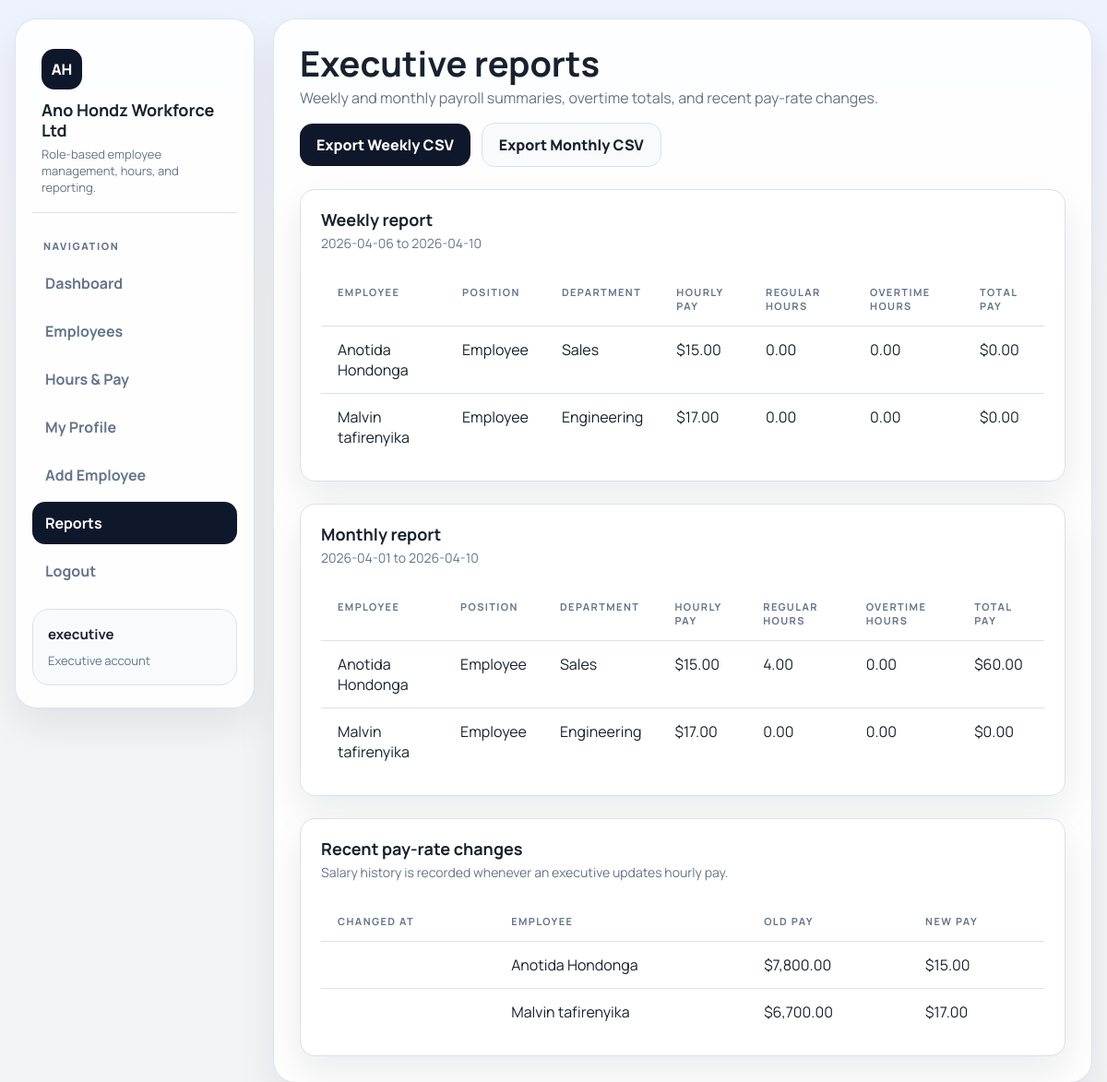
/reports/ (signed in), run on the app's committed database.
### tables this page shows
CREATE TABLE users (
            id INTEGER PRIMARY KEY AUTOINCREMENT,
            username TEXT NOT NULL UNIQUE,
            password_hash TEXT NOT NULL,
            role TEXT NOT NULL CHECK(role IN ('executive', 'employee')),
            employee_id INTEGER UNIQUE,
            created_at TEXT NOT NULL DEFAULT CURRENT_TIMESTAMP,
            FOREIGN KEY (employee_id) REFERENCES employees(id)
        );

CREATE TABLE employees (
            id INTEGER PRIMARY KEY,
            first_name TEXT NOT NULL,
            last_name TEXT NOT NULL,
            salary REAL NOT NULL,
            email TEXT NOT NULL UNIQUE
        , dept_id INTEGER REFERENCES departments(dept_id), job_title TEXT, overtime_rate REAL NOT NULL DEFAULT 1.5, schedule TEXT NOT NULL DEFAULT 'Mon-Fri 9:00 AM - 5:00 PM', address TEXT NOT NULL DEFAULT '', phone TEXT NOT NULL DEFAULT '');

CREATE TABLE salary_history (
            record_id INTEGER PRIMARY KEY AUTOINCREMENT,
            emp_id INTEGER,
            old_salary REAL,
            new_salary REAL,
            change_date TEXT, changed_by INTEGER,
            FOREIGN KEY (emp_id) REFERENCES employees(id)
        );

### ems_app/reports.py (the view)
@bp.route("/")
@executive_required
def index():
    weekly_rows, weekly_start, weekly_end = fetch_report_rows("weekly")
    monthly_rows, monthly_start, monthly_end = fetch_report_rows("monthly")
    recent_salary_changes = get_db().execute(
        """
        SELECT
            sh.change_date,
            sh.old_salary,
            sh.new_salary,
            e.first_name,
            e.last_name
        FROM salary_history sh
        JOIN employees e ON e.id = sh.emp_id
        ORDER BY sh.change_date DESC
        LIMIT 10
        """
    ).fetchall()
    return render_template(
        "reports.html",
        active_page="reports",
        weekly_rows=weekly_rows,
        weekly_start=weekly_start,
        weekly_end=weekly_end,
        monthly_rows=monthly_rows,
        monthly_start=monthly_start,
        monthly_end=monthly_end,
        recent_salary_changes=recent_salary_changes,
    )

### ems_app/auth.py (called while the page is built)
def login_required(view):
    @wraps(view)
    def wrapped_view(*args, **kwargs):
        if g.user is None:
            return redirect(url_for("auth.login", next=request.full_path.rstrip("?")))
        return view(*args, **kwargs)
    return wrapped_view

def executive_required(view):
    @wraps(view)
    @login_required
    def wrapped_view(*args, **kwargs):
        if g.user["role"] != "executive":
            flash("Executive access is required for that page.", "error")
            return redirect(url_for("employees.dashboard"))
        return view(*args, **kwargs)
    return wrapped_view

@bp.before_app_request
def load_logged_in_user():
    user_id = session.get("user_id")
    if user_id is None:
        g.user = None
        return
    db = get_db()
    g.user = db.execute(
        """
        SELECT
            u.id,
            u.username,
            u.role,
            u.employee_id,
            e.first_name,
            e.last_name,
            e.email,
            e.job_title,
            e.salary,
            e.overtime_rate,
            e.schedule,
            e.address,
            e.phone,
            d.dept_name AS department_name
        FROM users u
        LEFT JOIN employees e ON e.id = u.employee_id
        LEFT JOIN departments d ON d.dept_id = e.dept_id
        WHERE u.id = ?
        """,
        (user_id,),
    ).fetchone()

### ems_app/db.py (called while the page is built)
def get_db():
    if "db" not in g:
        g.db = sqlite3.connect(current_app.config["DATABASE"])
        g.db.row_factory = sqlite3.Row
        g.db.execute("PRAGMA foreign_keys = ON")
    return g.db

### ems_app/reports.py (called while the page is built)
def get_period_bounds(period):
    today = date.today()
    if period == "monthly":
        start = today.replace(day=1)
        end = today
    else:
        start = today - timedelta(days=today.weekday())
        end = today
    return start.isoformat(), end.isoformat()

### templates/reports.html (shortened to what this page needs)
{% extends "base.html" %}
{% block content %}
<div class="page-header">
  <div>
    <h2>Executive reports</h2>
    <p>Weekly and monthly payroll summaries, overtime totals, and recent pay-rate changes.</p>
  </div>
  <div class="toolbar">
    <a href="{{ url_for('reports.export_csv', period='weekly') }}" class="btn btn-primary">Export Weekly CSV</a>
    <a href="{{ url_for('reports.export_csv', period='monthly') }}" class="btn btn-secondary">Export Monthly CSV</a>
  </div>
</div>
<section class="card">
  <div class="panel-head">
    <div>
      <h3>Weekly report</h3>
      <p>{{ weekly_start }} to {{ weekly_end }}</p>
    </div>
  </div>
  <div class="panel-body">
    <div class="table-wrap">
      <table>
        <thead>
          <tr><th>Employee</th><th>Position</th><th>Department</th><th>Hourly Pay</th><th>Regular Hours</th><th>Overtime Hours</th><th>Total Pay</th></tr>
        </thead>
        <tbody>
          {% for row in weekly_rows %}
            <tr>
              <td>{{ row.first_name }} {{ row.last_name }}</td>
              <td>{{ row.job_title }}</td>
              <td>{{ row.department_name }}</td>
              <td>{{ row.salary|currency }}</td>
              <td>{{ row.regular_hours|hours }}</td>
              <td>{{ row.overtime_hours|hours }}</td>
              <td>{{ row.total_pay|currency }}</td>
            </tr>
          {% endfor %}
        </tbody>
      </table>
    </div>
  </div>
</section>
<section class="card">
  <div class="panel-head">
    <div>
      <h3>Monthly report</h3>
      <p>{{ monthly_start }} to {{ monthly_end }}</p>
    </div>
  </div>
  <div class="panel-body">
    <div class="table-wrap">
      <table>
        <thead>
          <tr><th>Employee</th><th>Position</th><th>Department</th><th>Hourly Pay</th><th>Regular Hours</th><th>Overtime Hours</th><th>Total Pay</th></tr>
        </thead>
        <tbody>
          {% for row in monthly_rows %}
            <tr>
              <td>{{ row.first_name }} {{ row.last_name }}</td>
              <td>{{ row.job_title }}</td>
              <td>{{ row.department_name }}</td>
              <td>{{ row.salary|currency }}</td>
              <td>{{ row.regular_hours|hours }}</td>
              <td>{{ row.overtime_hours|hours }}</td>
              <td>{{ row.total_pay|currency }}</td>
            </tr>
          {% endfor %}
        </tbody>
      </table>
    </div>
  </div>
</section>
<section class="card">
  <div class="panel-head">
    <div>
      <h3>Recent pay-rate changes</h3>
      <p>Salary history is recorded whenever an executive updates hourly pay.</p>
    </div>
  </div>
  <div class="panel-body">
    {% if recent_salary_changes %}
      <div class="table-wrap">
        <table>
          <thead>
            <tr><th>Changed At</th><th>Employee</th><th>Old Pay</th><th>New Pay</th></tr>
          </thead>
          <tbody>
            {% for row in recent_salary_changes %}
              <tr>
                <td>{{ row.changed_at }}</td>
                <td>{{ row.first_name }} {{ row.last_name }}</td>
                <td>{{ row.old_salary|currency }}</td>
                <td>{{ row.new_salary|currency }}</td>
              </tr>
            {% endfor %}
          </tbody>
        </table>
      </div>
    {% else %}
      <p class="empty">No pay changes have been recorded yet.</p>
    {% endif %}
  </div>
</section>
{% endblock %}

### templates/base.html (shortened to what this page needs)
<!DOCTYPE html>
<html lang="en">
<head>
</head>
<body>
  <div class="shell">
    <aside>
      <div class="brand">
        <div class="brand-mark">AH</div>
        <h1>Ano Hondz Workforce Ltd</h1>
        <p>Role-based employee management, hours, and reporting.</p>
      </div>
      <div class="nav-label">Navigation</div>
      <nav>
        {% if g.user %}
          <a href="{{ url_for('employees.dashboard') }}" class="nav-link{% if active_page == 'dashboard' %} active{% endif %}">Dashboard</a>
          <a href="{{ url_for('employees.employee_directory') }}" class="nav-link{% if active_page == 'employees' %} active{% endif %}">Employees</a>
          <a href="{{ url_for('employees.hours') }}" class="nav-link{% if active_page == 'hours' %} active{% endif %}">Hours & Pay</a>
          <a href="{{ url_for('employees.profile') }}" class="nav-link{% if active_page == 'profile' %} active{% endif %}">My Profile</a>
          {% if g.user['role'] == 'executive' %}
            <a href="{{ url_for('employees.add_employee') }}" class="nav-link{% if active_page == 'add-employee' %} active{% endif %}">Add Employee</a>
            <a href="{{ url_for('reports.index') }}" class="nav-link{% if active_page == 'reports' %} active{% endif %}">Reports</a>
          {% endif %}
          <a href="{{ url_for('auth.logout') }}" class="nav-link">Logout</a>
        {% endif %}
      </nav>
      {% if g.user %}
        <div class="user-card">
          <strong>{{ g.user['username'] }}</strong>
          <span>{{ g.user['role'].title() }} account</span>
        </div>
      {% endif %}
    </aside>
    <main>
      {% block content %}{% endblock %}
    </main>
  </div>
</body>
</html>

### templates/base.html (style rules this page uses)
* { box-sizing: border-box; margin: 0; padding: 0; }
:root { --bg: #f3f4f6; --panel: #ffffff; --surface: #f8fafc; --border: #dbe1ea; --text: #18212f; --muted: #64748b; --accent: #0f172a; --accent-soft: #e2e8f0; --success: #0f9d58; --danger: #d93025; --radius: 16px; --shadow: 0 18px 40px rgba(15, 23, 42, 0.08); }
body { background: linear-gradient(180deg, #eef2ff 0%, var(--bg) 30%); color: var(--text); font-family: "Manrope", "Segoe UI", sans-serif; min-height: 100vh; }
.shell { width: min(1240px, calc(100% - 32px)); margin: 20px auto; display: grid; grid-template-columns: 260px 1fr; gap: 20px; }
aside, main { background: rgba(255,255,255,0.88); backdrop-filter: blur(10px); border: 1px solid rgba(219, 225, 234, 0.9); border-radius: 24px; box-shadow: var(--shadow); }
aside { padding: 24px 18px; position: sticky; top: 20px; height: fit-content; }
main { padding: 28px; display: flex; flex-direction: column; gap: 24px; }
.brand { padding: 8px 10px 18px; border-bottom: 1px solid var(--border); margin-bottom: 18px; }
.brand-mark { width: 44px; height: 44px; border-radius: 14px; background: var(--accent); color: #fff; display: grid; place-items: center; font-weight: 800; margin-bottom: 12px; }
.brand h1 { font-size: 18px; line-height: 1.2; }
.brand p { font-size: 13px; color: var(--muted); margin-top: 6px; }
.nav-label { font-size: 11px; font-weight: 800; letter-spacing: 1.6px; color: var(--muted); text-transform: uppercase; padding: 10px 12px; }
nav { display: flex; flex-direction: column; gap: 6px; }
.nav-link { text-decoration: none; color: var(--muted); padding: 12px 14px; border-radius: 14px; font-weight: 700; transition: all .18s ease; }
.nav-link:hover, .nav-link.active { background: var(--accent); color: #fff; }
.user-card { margin-top: 18px; padding: 16px; border-radius: 18px; background: var(--surface); border: 1px solid var(--border); }
.user-card strong { display: block; font-size: 15px; margin-bottom: 6px; }
.user-card span { color: var(--muted); font-size: 13px; }
.page-header { display: flex; align-items: flex-start; justify-content: space-between; gap: 16px; flex-wrap: wrap; }
.page-header h2 { font-size: clamp(28px, 4vw, 38px); line-height: 1; }
.page-header p { margin-top: 8px; color: var(--muted); max-width: 720px; }
.card { background: var(--panel); border: 1px solid var(--border); border-radius: var(--radius); box-shadow: var(--shadow); }
.panel-head { padding: 20px 22px 0; display: flex; align-items: flex-start; justify-content: space-between; gap: 16px; flex-wrap: wrap; }
.panel-head h3 { font-size: 18px; }
.panel-head p { color: var(--muted); margin-top: 4px; font-size: 14px; }
.panel-body { padding: 22px; }
.toolbar { display: flex; gap: 12px; flex-wrap: wrap; align-items: center; }
.btn { display: inline-flex; align-items: center; justify-content: center; gap: 8px; border: none; border-radius: 14px; padding: 12px 18px; font-weight: 800; text-decoration: none; cursor: pointer; transition: transform .18s ease, box-shadow .18s ease; }
.btn-primary { background: var(--accent); color: #fff; }
.btn-secondary { background: var(--surface); color: var(--text); border: 1px solid var(--border); }
.table-wrap { overflow-x: auto; }
table { width: 100%; border-collapse: collapse; }
th, td { padding: 14px 18px; text-align: left; border-bottom: 1px solid var(--border); vertical-align: top; }
th { font-size: 11px; color: var(--muted); text-transform: uppercase; letter-spacing: 1.4px; }
tr:last-child td { border-bottom: none; }

### data on the page
users: user.username "executive", user.role "Executive"
employees: first_name "Anotida", last_name "Hondonga", job_title "Employee", department_name "Sales", salary "$15.00", regular_hours|hours "0.00", overtime_hours|hours "0.00", total_pay "$0.00", regular_hours|hours "4.00", total_pay "$60.00"
employees: first_name "Malvin", last_name "tafirenyika", job_title "Employee", department_name "Engineering", salary "$17.00", regular_hours|hours "0.00", overtime_hours|hours "0.00", total_pay "$0.00"
salary_history: first_name "Anotida", last_name "Hondonga", old_salary "$7,800.00", new_salary "$15.00"
salary_history: first_name "Malvin", last_name "tafirenyika", old_salary "$6,700.00", new_salary "$17.00"

### other printed values
{{ weekly_start }} "2026-04-06"
{{ weekly_end }} "2026-04-10"
{{ monthly_start }} "2026-04-01"
{{ monthly_end }} "2026-04-10"
